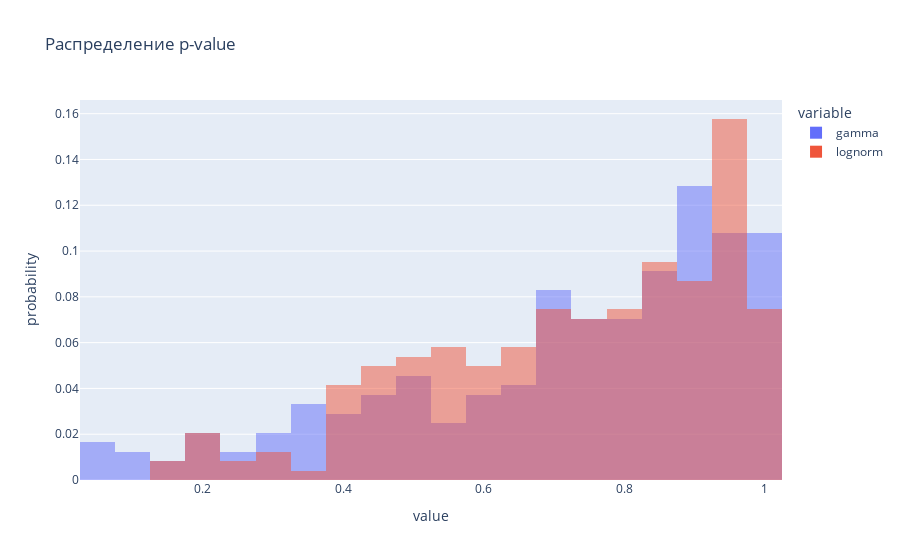

Notebook code cell kept with this figure:
### Code cell
pvalues = statsign(ss.gamma(1.3, 10, 400)
                   ,'gamma'
                   ,'lognorm'
                   ,N=100
                   ,l=300)

pvalues = pvalues[pvalues.gamma >0.01] # Исключили неправильный фит
pvalues_tests['ks'] = pvalues
delta = pvalues.gamma - pvalues.lognorm > 0
print( delta.value_counts()/len(delta)  )

plot_hist(pvalues)

### Figure 1 — Plotly figure (JSON) as saved in the notebook; plotly's stock layout.template omitted (floating-point values rounded to 4 significant figures; data arrays with more than 128 entries replaced by an {"elided": "..."} marker saying what was removed)
{"data": [{"alignmentgroup": "True", "bingroup": "x", "histnorm": "probability", "hovertemplate": "variable=gamma<br>value=%{x}<br>probability=%{y}<extra></extra>", "legendgroup": "gamma", "marker": {"color": "#636efa", "opacity": 0.5, "pattern": {"shape": ""}}, "name": "gamma", "nbinsx": 20, "offsetgroup": "gamma", "orientation": "v", "showlegend": true, "type": "histogram", "x": {"elided": "241 float values"}, "xaxis": "x", "yaxis": "y"}, {"alignmentgroup": "True", "bingroup": "x", "histnorm": "probability", "hovertemplate": "variable=lognorm<br>value=%{x}<br>probability=%{y}<extra></extra>", "legendgroup": "lognorm", "marker": {"color": "#EF553B", "opacity": 0.5, "pattern": {"shape": ""}}, "name": "lognorm", "nbinsx": 20, "offsetgroup": "lognorm", "orientation": "v", "showlegend": true, "type": "histogram", "x": {"elided": "241 float values"}, "xaxis": "x", "yaxis": "y"}], "layout": {"barmode": "overlay", "legend": {"title": {"text": "variable"}, "tracegroupgap": 0}, "title": {"text": "Распределение p-value"}, "xaxis": {"anchor": "y", "domain": [0, 1], "title": {"text": "value"}}, "yaxis": {"anchor": "x", "domain": [0, 1], "title": {"text": "probability"}}}}
